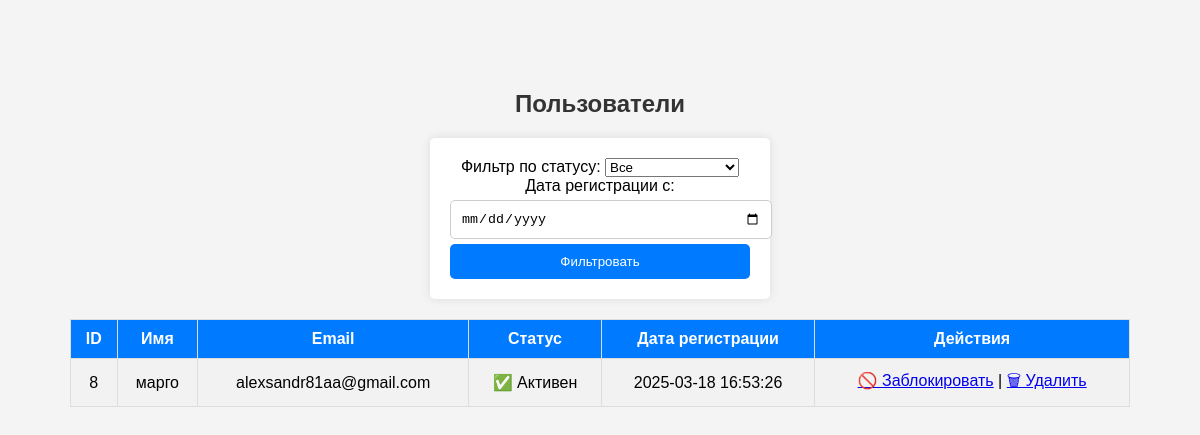
/admin/users.php (signed in), run on an earlier commit of the app's database.
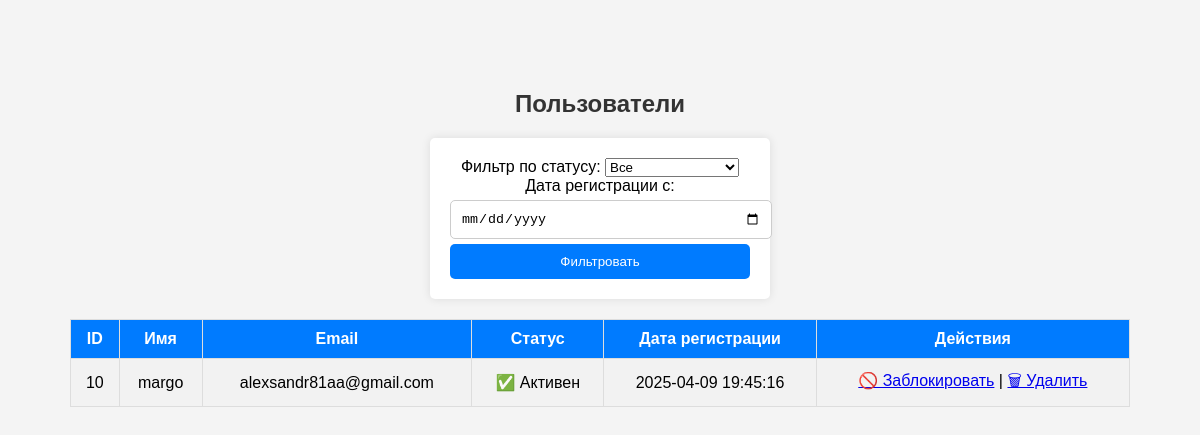
And on a later commit of the database.
### tables this page shows
CREATE TABLE `users` (
  `id` int(11) NOT NULL AUTO_INCREMENT,
  `name` varchar(255) NOT NULL,
  `email` varchar(100) NOT NULL,
  `password` varchar(255) NOT NULL,
  `created_at` timestamp NOT NULL DEFAULT current_timestamp(),
  `reset_token` varchar(64) DEFAULT NULL,
  `status` enum('active','blocked') DEFAULT 'active',
  PRIMARY KEY (`id`),
  UNIQUE KEY `email` (`email`)
);

### admin/users.php (the view, shortened to what this page needs)
<?php
require_once '../database/db.php';
$date_filter = $_GET['date'] ?? '';
$query = "SELECT * FROM users WHERE 1";
$query .= " ORDER BY created_at DESC";
$stmt = $conn->prepare($query);
$stmt->execute();
$users = $stmt->fetchAll(PDO::FETCH_ASSOC);
?>
<!DOCTYPE html>
<html lang="ru">
<head>
    <link rel="stylesheet" href="/mysterymakers/admin/styles.css">
</head>
<body>
<h2>Пользователи</h2>
<form method="GET">
    <label>Фильтр по статусу:</label>
    <select name="status">
        <option value="">Все</option>
    </select>
    <label>Дата регистрации с:</label>
    <input type="date" name="date" value="<?= $date_filter; ?>">
    <button type="submit">Фильтровать</button>
</form>
<table border="1">
    <tr>
        <th>ID</th>
        <th>Имя</th>
        <th>Email</th>
        <th>Статус</th>
        <th>Дата регистрации</th>
        <th>Действия</th>
    </tr>
    <?php foreach ($users as $user): ?>
    <tr>
        <td><?= $user['id']; ?></td>
        <td><?= htmlspecialchars($user['name']); ?></td>
        <td><?= htmlspecialchars($user['email']); ?></td>
        <td><?= $user['status'] == 'active' ? '✅ Активен' : '❌ Заблокирован'; ?></td>
        <td><?= $user['created_at']; ?></td>
        <td>
            <?php if ($user['status'] == 'active'): ?>
                <a href="block_user.php?id=<?= $user['id']; ?>">🚫 Заблокировать</a>
            <?php else: ?>
                <a href="unblock_user.php?id=<?= $user['id']; ?>">🔓 Разблокировать</a>
            <?php endif; ?>
            |
            <a href="delete_user.php?id=<?= $user['id']; ?>" onclick="return confirm('Удалить пользователя?');">🗑 Удалить</a>
        </td>
    </tr>
    <?php endforeach; ?>
</table>
</body>
</html>

What changed in the data, as far as the page shows it:
removed users: id "8", name "марго", email "alexsandr81aa@gmail.com", status "✅ Активен", created_at "2025-03-18 16:53:26"
added users: id "10", name "margo", email "alexsandr81aa@gmail.com", status "✅ Активен", created_at "2025-04-09 19:45:16"
